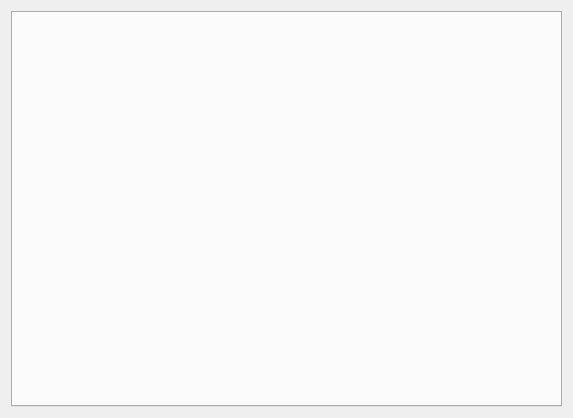
<?xml version="1.0" encoding="UTF-8"?>
<ui version="4.0">
 <class>Form</class>
 <widget class="QWidget" name="Form">
  <property name="geometry">
   <rect>
    <x>0</x>
    <y>0</y>
    <width>573</width>
    <height>418</height>
   </rect>
  </property>
  <property name="windowTitle">
   <string>Form</string>
  </property>
  <layout class="QVBoxLayout" name="verticalLayout">
   <item>
    <widget class="QTabWidget" name="tabWidget"/>
   </item>
  </layout>
 </widget>
 <resources/>
 <connections/>
</ui>
